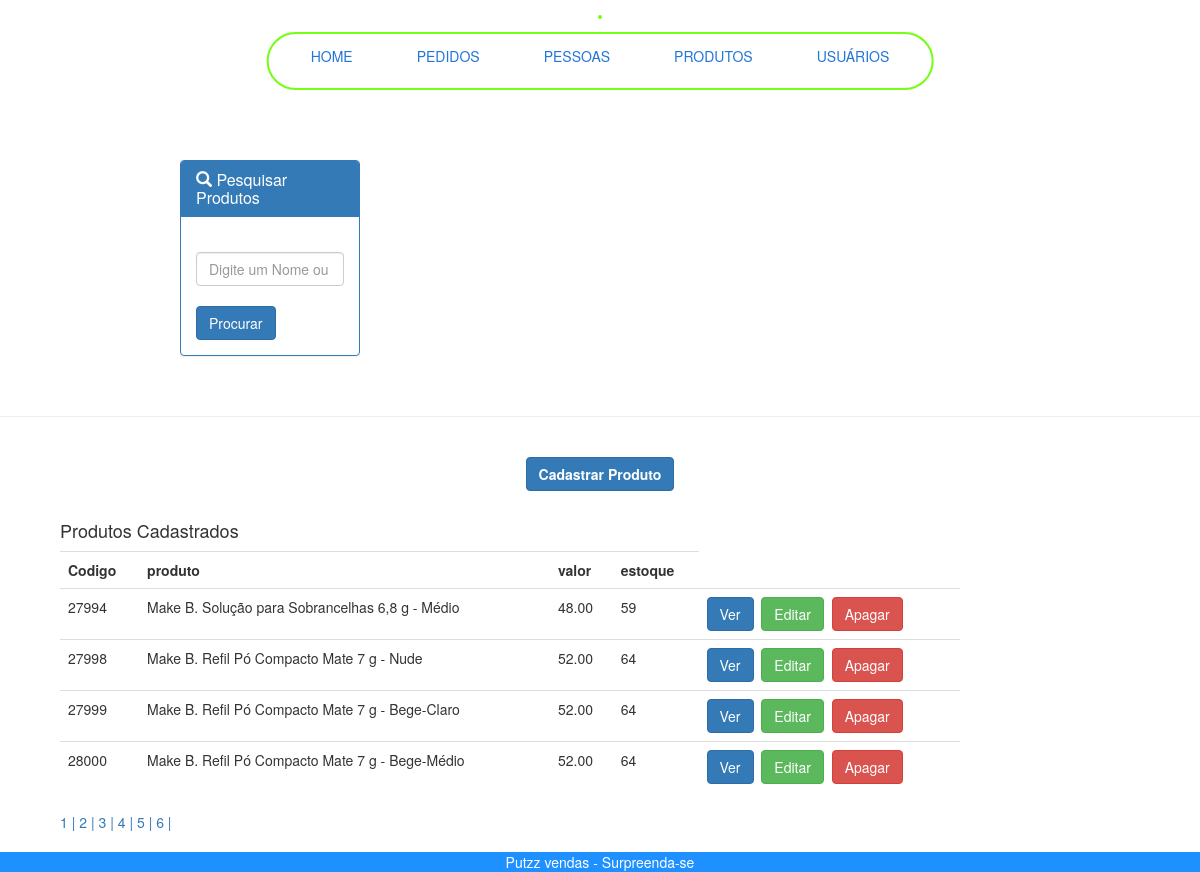
The page /produtos.php?pagina=3 (signed in) on the database its author committed.
### tables this page shows
CREATE TABLE `produtos` (
  `idprodutos` int(11) NOT NULL,
  `descricao` varchar(255) NOT NULL,
  `estoque` int(11) NOT NULL,
  `valor` decimal(10,2) DEFAULT NULL,
  `status_produto` tinytext DEFAULT NULL
);

### produtos.php (the view, shortened to what this page needs)
<!DOCTYPE HTML>
<html>
    <head>
            <link rel="stylesheet" href="css/nav2.css">
        <link rel="stylesheet" href="https://maxcdn.bootstrapcdn.com/bootstrap/3.3.7/css/bootstrap.min.css"/>
    </head>
    <body>
        <nav>
            <?php
                include("menu.php");
            ?>
        </nav>
        <section>
        <br/><br/>
        <div style="width: 50%; padding-left:15%; padding-right:20%; padding-top:10%;">
        <div class="panel panel-primary">
            <div class="panel-heading"><h3 class="panel-title"><span class="glyphicon glyphicon-search" aria-hidden="true"></span>&nbsp;Pesquisar Produtos</h3></div>
                <div class="panel-body">
                    <form name="procura" id="procura" action="procura.php" method="post">
                    <input type="text" name="procura" placeholder="Digite um Nome ou o codigo" maxlength="30" autofocus required="required" class="form-control" />
                    <br/>
                    <input type="submit" value="Procurar" class="btn btn-primary" />
                    </form>
                </div>
        </div>
        </div>
        <br/>
        <hr/>
        <br/>
            <center><a href="cadproduto.php"><button class="btn btn-primary"><b>Cadastrar Produto</b></button></a></center>
        <br/>
        <div style="width: 85%; padding-left:5%; padding-right:5%;">
        <?php
                include("conecta.php");
                $pagina = (isset($_GET['pagina']))? $_GET['pagina'] : 1;
                $sql = mysqli_query($conn, "SELECT * FROM produtos") or die (mysqli_error($conn));
                $total = mysqli_num_rows($sql);
                $registros = 4;
                $numpaginas = ceil($total / $registros);
                $inicio = ($registros * $pagina) - $registros;
                $cmd = mysqli_query($conn, "SELECT * FROM produtos LIMIT $inicio,$registros");
                echo "<h4>Produtos Cadastrados</h4>";
                echo "<table class='table table-hover'>";
                echo "<tr>";
                echo "<th>Codigo</th>";
                echo "<th>produto</th>";
                echo "<th>valor</th>";
                echo "<th>estoque</th>";
                echo "</tr>";
                while($produtos= mysqli_fetch_array($cmd)){
                echo "<tr>";
                $id = $produtos['idprodutos'];
                echo "<td>".$produtos['idprodutos']."</td>";
                echo "<td>".$produtos['descricao']."</td>";
                echo "<td>".$produtos['valor']."</td>";
                echo "<td>".$produtos['estoque']."</td>";
                    echo "<td><a href='verpessoa.php?id=$id'><button type='submit' class='btn btn-primary'>Ver</button></a>&nbsp;&nbsp;<a href='editarpessoa.php?id=$id'><button type='submit' class='btn btn-success'>Editar</button></a>&nbsp;&nbsp;<a href='apagapessoa.php?id=$id'><button type='submit' class='btn btn-danger'>Apagar</button></a></td>";
                echo "</tr>";
                }
                echo "</table>";
                    for($i = 1; $i <  $numpaginas + 1; $i++){
                    echo "<a href='produtos.php?pagina=$i'>".$i." | </a>";
                }
            ?>
        </div>
        </section>
        <footer>
        <div style="position: fixed; left: 0; bottom: 0; width: 100%; background-color: DodgerBlue; color: white; text-align: center;">Putzz vendas - Surpreenda-se</div>
        </footer>
    </body>
</html>

### css/nav2.css (style rules this page uses)
body { background: #F9F8FD; font-family: 'Lexend Exa', sans-serif; }
nav { position: absolute; top: 15px; left: 50%; transform: translateX(-50%); display: inline-block; border: 2px solid #72ff14; border-radius: 30px; animation: slide-in 1s ease-out; }

### rows shown on the page
produtos: idprodutos "27994", descricao "Make B. Solução para Sobrancelhas 6,8 g - Médio", valor "48.00", estoque "59"
produtos: idprodutos "27998", descricao "Make B. Refil Pó Compacto Mate 7 g - Nude", valor "52.00", estoque "64"
produtos: idprodutos "27999", descricao "Make B. Refil Pó Compacto Mate 7 g - Bege-Claro", valor "52.00", estoque "64"
produtos: idprodutos "28000", descricao "Make B. Refil Pó Compacto Mate 7 g - Bege-Médio", valor "52.00", estoque "64"
